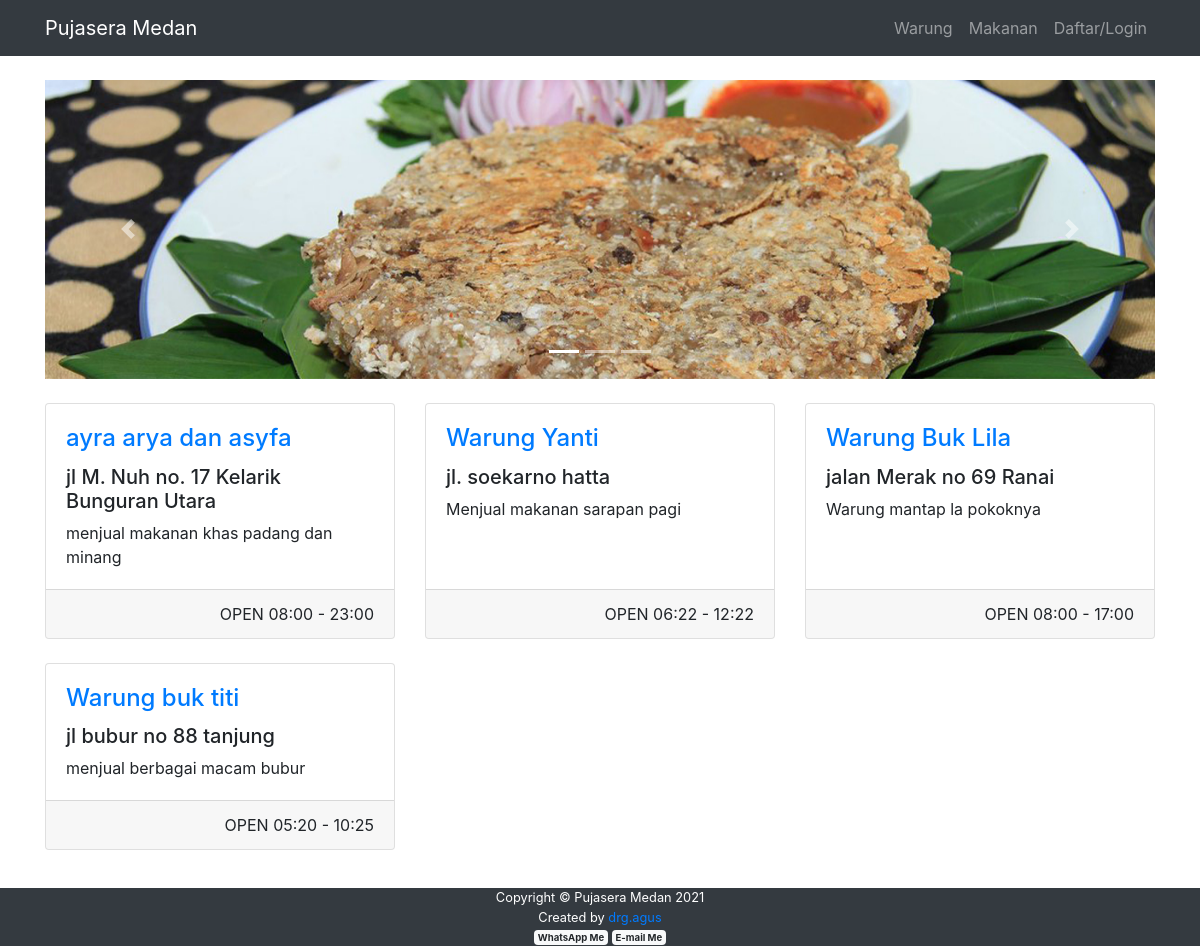
/index.php/buy/shop, run on the app's committed database.
### tables this page shows
CREATE TABLE `company` (
  `id` int(11) NOT NULL,
  `name` varchar(128) NOT NULL,
  `about1` varchar(1000) NOT NULL,
  `about2` varchar(1000) NOT NULL,
  `about3` varchar(1000) NOT NULL,
  `created` varchar(128) NOT NULL,
  `aboutme` varchar(2000) NOT NULL,
  `email` varchar(50) NOT NULL
);

CREATE TABLE `shop` (
  `shop_id` int(11) NOT NULL,
  `user_id` int(11) NOT NULL,
  `name` varchar(128) NOT NULL,
  `about` varchar(512) NOT NULL,
  `address` varchar(256) NOT NULL,
  `phonenumber` bigint(15) NOT NULL,
  `open` time NOT NULL,
  `closed` time NOT NULL,
  `is_active` int(11) NOT NULL
);

### application/controllers/Buy.php (called while the page is built, shortened)
<?php
class Buy extends CI_Controller {
	public function __construct()
	{
		$this->load->model('company_model');
	}
	public function shop()
	{
		$data['company']= $this->company_model->getCompany();
		$this->load->model('buy_model');
		$data['user']= $this->db->get_where('user', ['email'=>$this->session->userdata('email')])->row_array();
		$data['title'] = 'Pujasera Natuna';
			$data['shop']= $this->buy_model->getAllShop();
			$this->load->view('templates/header_public', $data);
			$this->load->view('buy/shop', $data);
			$this->load->view('templates/footer_public',$data);
	}
}

### index.php (called while the page is built, shortened)
<?php
require_once BASEPATH.'core/CodeIgniter.php';

### application/models/Company_model.php (called while the page is built, shortened)
<?php
class company_model extends CI_model{
	public function getCompany()
	{
		return $this->db->get('company')->row_array();
	}
}
?>

### application/models/Buy_model.php (called while the page is built, shortened)
<?php
class buy_model extends CI_model{
	public function getAllShop()
	{
		return $this->db->get_where('shop',['is_active' => 1 ])->result_array();
	}
}
?>

### application/views/buy/shop.php (the view, shortened to what this page needs)
<div class="container">
  <div class="row">
    <div class="col-lg-12">
      <div id="carouselExampleIndicators" class="carousel slide my-4" data-ride="carousel">
        <ol class="carousel-indicators">
          <li data-target="#carouselExampleIndicators" data-slide-to="0" class="active"></li>
          <li data-target="#carouselExampleIndicators" data-slide-to="1"></li>
          <li data-target="#carouselExampleIndicators" data-slide-to="2"></li>
        </ol>
        <div class="carousel-inner" role="listbox">
          <div class="carousel-item active">
            <img class="d-block img-fluid" src="<?= base_url('assets/img/banner/banner1.jpg');?>">
          </div>
        </div>
        <a class="carousel-control-prev" href="#carouselExampleIndicators" role="button" data-slide="prev">
          <span class="carousel-control-prev-icon" aria-hidden="true"></span>
        </a>
        <a class="carousel-control-next" href="#carouselExampleIndicators" role="button" data-slide="next">
          <span class="carousel-control-next-icon" aria-hidden="true"></span>
        </a>
      </div>
      <div class="row">
        <?php foreach ($shop as $shop) : ?>
        <div class="col-lg-4 col-md-6 mb-4">
          <div class="card h-100">
            <div class="card-body">
              <h4 class="card-title">
                <a href="<?= base_url(); ?>buy/shopbyid/<?= $shop['shop_id']; ?>"><?= $shop['name'] ?></a>
              </h4>
              <h5><?= $shop['address'] ?></h5>
              <p class="card-text"><?= $shop['about'] ?></p>
            </div>
            <div class="card-footer text-right">
              OPEN  <?= date("H:i", strtotime($shop['open']))." - ".date("H:i", strtotime($shop['closed'])); ?>
            </div>
          </div>
        </div>
      <?php endforeach ;?>
      </div>
    </div>
  </div>
</div>

### application/views/templates/header_public.php (shortened to what this page needs)
<!DOCTYPE html>
<html lang="en">
<head>
  <link href="<?= base_url('assets/') ;?>vendor/fontawesome-free/css/all.min.css" rel="stylesheet" type="text/css">
  <link href="<?= base_url('assets/vendor/bootstrap/css/bootstrap.min.css');?>" rel="stylesheet">
  <link href="<?= base_url('assets/css/shop-homepage.css'); ?>" rel="stylesheet">
</head>
<body>
  <nav class="navbar navbar-expand-lg navbar-dark bg-dark fixed-top">
    <div class="container">
      <a class="navbar-brand" href="<?= base_url('buy');?>"><?= $company['name'];?></a>
      <div class="collapse navbar-collapse" id="navbarResponsive">
        <ul class="navbar-nav ml-auto">
          <li class="nav-item">
            <a class="nav-link" href="<?= base_url('buy/shop');?>">Warung</a>
          </li>
          <li class="nav-item">
            <a class="nav-link" href="<?= base_url('buy');?>">Makanan</a>
          </li>
          <?php if ($user) : ?>
           <li class="nav-item dropdown">
        <a class="nav-link dropdown-toggle" href="#" id="navbarDropdown" role="button" data-toggle="dropdown" aria-haspopup="true" aria-expanded="false">
          <?= $user['name']; ?>
        </a>
        <div class="dropdown-menu" aria-labelledby="navbarDropdown">
          <a class="dropdown-item" href="<?= base_url(); ?>user">
            <i class="fas fa-user-cog fa-sm fa-fw mr-2 text-gray-400"></i>
            Pengaturan
          </a>
                <?php if ($user['role_id'] == 3) : ?>
                    <a class="dropdown-item" href="<?= base_url(); ?>cart">
                    <i class="fas fa-cart-arrow-down fa-sm fa-fw mr-2 text-gray-400"></i>
                    Keranjang Saya
                    </a>
                <?php endif ;?>
          <div class="dropdown-divider"></div>
          <a class="dropdown-item" href="<?= base_url('auth/logout') ?>" data-toggle="modal" data-target="#logoutModal">
              <i class="fas fa-sign-out-alt fa-sm fa-fw mr-2 text-gray-400"></i>Logout
          </a>
        </div>
      </li>
          <?php else : ?>
      <li class="nav-item">
            <a class="nav-link" href="<?= base_url('auth');?>">Daftar/Login</a>
          </li>
          <?php endif;?>
        </ul>
      </div>
    </div>
  </nav>

### application/views/templates/footer_public.php (shortened to what this page needs)
<br><br><br>
  <footer class="bg-dark fixed-bottom">
    <div class="container">
      <small>
      <p class="m-0 text-center text-white">Copyright &copy; <?= $company['name']; ?> <?= date('Y');?></p>
      <p class="m-0 text-center text-white">Created by <a href="http://www.drgagus.com" class="card-link" target=_blank >drg.agus</a></p>
      <p class="m-0 text-center text-white">
        <a href="https://wa.me/6285264659191" target=_blank class="badge badge-light" >WhatsApp Me</a> <a href="mailto:agsur137@gmail.com" target=_blank class="badge badge-light">E-mail Me</a>
      </p>
    </small>
    </div>
  </footer>
</body>
</html>

### assets/css/shop-homepage.css (style rules this page uses)
body { padding-top: 56px; }

### data on the page
company: name "Pujasera Medan"
shop: name "ayra arya dan asyfa", address "jl M. Nuh no. 17 Kelarik Bunguran Utara", about "menjual makanan khas padang dan minang", open "08:00", closed "23:00"
shop: name "Warung Yanti", address "jl. soekarno hatta", about "Menjual makanan sarapan pagi", open "06:22", closed "12:22"
shop: name "Warung Buk Lila", address "jalan Merak no 69 Ranai", about "Warung mantap la pokoknya", open "08:00", closed "17:00"
shop: name "Warung buk titi", address "jl bubur no 88 tanjung", about "menjual berbagai macam bubur", open "05:20", closed "10:25"
